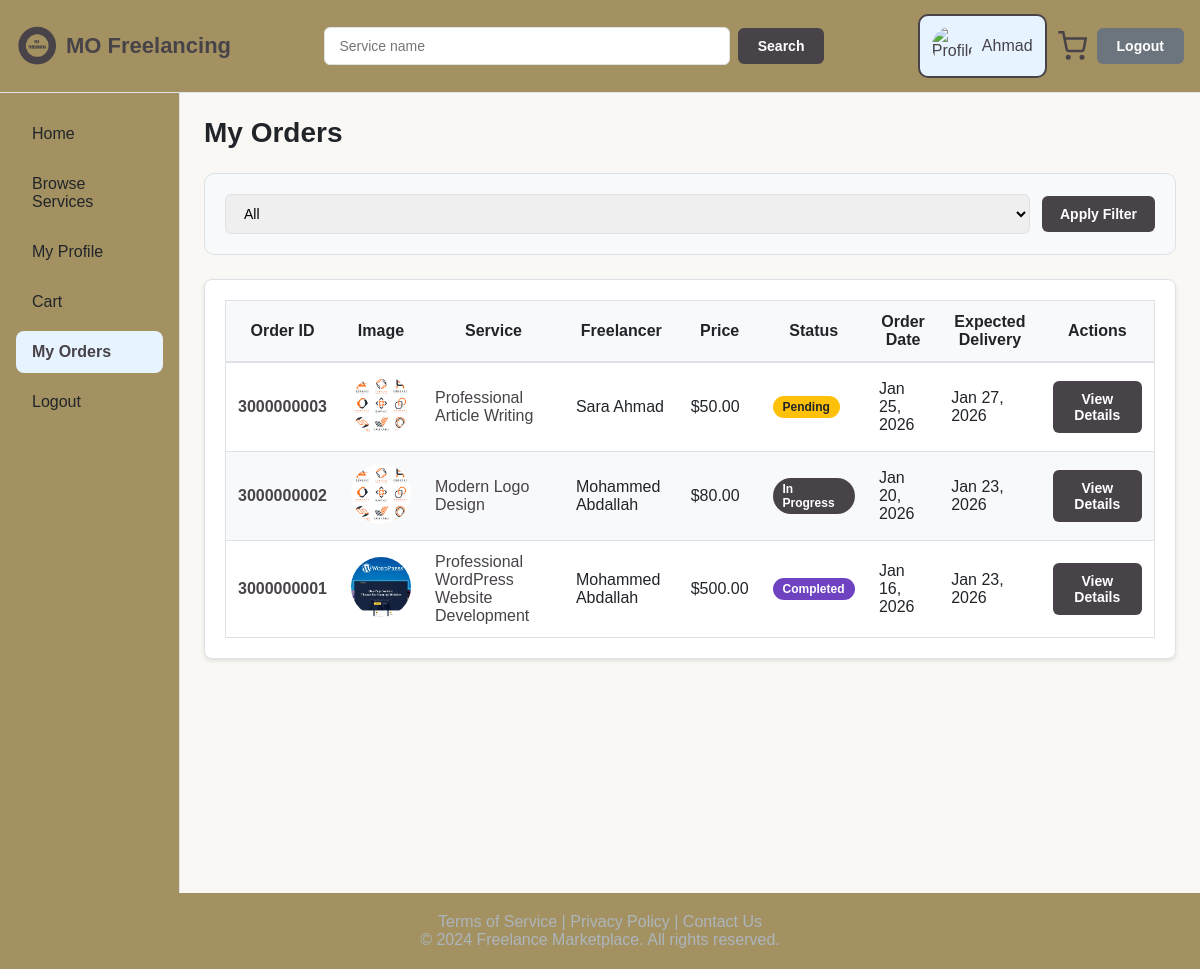
Screenshot of /orders/my_orders.php (signed in) with the database file from the repository.
### tables this page shows
CREATE TABLE orders ( 
    order_id VARCHAR(10) PRIMARY KEY, 
    client_id VARCHAR(10) NOT NULL, 
    freelancer_id VARCHAR(10) NOT NULL, 
    service_id VARCHAR(10) NOT NULL, 
    service_title VARCHAR(200) NOT NULL, 
    price DECIMAL(10,2) NOT NULL, 
    delivery_time INT NOT NULL, 
    revisions_included INT NOT NULL, 
    requirements TEXT NOT NULL, 
    deliverable_notes TEXT, 
    status ENUM('Pending', 'In Progress', 'Delivered', 'Completed', 'Revision Requested', 'Cancelled') NOT NULL DEFAULT 'Pending', 
    payment_method VARCHAR(50) NOT NULL, 
    order_date TIMESTAMP DEFAULT CURRENT_TIMESTAMP, 
    expected_delivery DATE NOT NULL, 
    completion_date TIMESTAMP NULL, 
    FOREIGN KEY (client_id) REFERENCES users(user_id) ON DELETE CASCADE, 
    FOREIGN KEY (freelancer_id) REFERENCES users(user_id) ON DELETE CASCADE, 
    FOREIGN KEY (service_id) REFERENCES services(service_id) ON DELETE RESTRICT 
);

CREATE TABLE services ( 
    service_id VARCHAR(10) PRIMARY KEY, 
    freelancer_id VARCHAR(10) NOT NULL, 
    title VARCHAR(200) NOT NULL, 
    category VARCHAR(100) NOT NULL, 
    subcategory VARCHAR(100) NOT NULL, 
    description TEXT NOT NULL, 
    price DECIMAL(10,2) NOT NULL, 
    delivery_time INT NOT NULL, 
    revisions_included INT NOT NULL, 
    image_1 VARCHAR(255) NOT NULL, 
    image_2 VARCHAR(255), 
    image_3 VARCHAR(255), 
    status ENUM('Active', 'Inactive') NOT NULL DEFAULT 'Active', 
    featured_status ENUM('Yes', 'No') NOT NULL DEFAULT 'No', 
    views INT NOT NULL DEFAULT 0,
    created_date TIMESTAMP DEFAULT CURRENT_TIMESTAMP, 
    FOREIGN KEY (freelancer_id) REFERENCES users(user_id) ON DELETE CASCADE 
);

CREATE TABLE users ( 
    user_id VARCHAR(10) PRIMARY KEY, 
    first_name VARCHAR(50) NOT NULL, 
    last_name VARCHAR(50) NOT NULL, 
    email VARCHAR(100) NOT NULL UNIQUE, 
    password VARCHAR(255) NOT NULL, 
    phone VARCHAR(10) NOT NULL, 
    country VARCHAR(50) NOT NULL, 
    city VARCHAR(50) NOT NULL, 
    bio TEXT,
    role ENUM('Client', 'Freelancer') NOT NULL, 
    status ENUM('Active', 'Inactive') NOT NULL DEFAULT 'Active', 
    profile_photo VARCHAR(255), 
    registration_date TIMESTAMP DEFAULT CURRENT_TIMESTAMP
);

### includes/functions.php (called while the page is built, shortened)
<?php
function getStatusClass($status) {
    $classes = [
        "Pending" => "status-pending",
        "In Progress" => "status-in-progress",
        "Delivered" => "status-active",
        "Completed" => "status-completed",
        "Revision Requested" => "status-pending",
        "Cancelled" => "status-cancelled",
        "Active" => "status-active",
        "Inactive" => "status-inactive"
    ];
    return $classes[$status] ?? "status-inactive";
}
function basePath($relativePath = '') {
    return dirname(__DIR__) . ($relativePath ? '/' . ltrim($relativePath, '/') : '');
}
function includeTemplate($template) {
    include basePath("includes/{$template}.php");
}
    ?>
    <?php
function formatPrice($price) {
    return '$' . number_format((float)$price, 2);
}
function formatDate($date) {
    return date("M d, Y", strtotime($date));
}
function formatFullName($firstName, $lastName) {
    return htmlspecialchars($firstName . " " . $lastName);
}
function url($path = '') {
    return BASE_URL . '/' . ltrim($path, '/');
}

### orders/my_orders.php (the view, shortened to what this page needs)
<?php
require_once dirname(__DIR__) . '/db.php.inc';
if ($_SESSION["role"] === "Client") {
    $sql = "SELECT o.*, s.image_1, u.first_name, u.last_name
            FROM orders o
            JOIN services s ON o.service_id = s.service_id
            JOIN users u ON o.freelancer_id = u.user_id
            WHERE o.client_id = :user_id";
} else {
    $sql = "SELECT o.*, s.image_1, u.first_name, u.last_name
            FROM orders o
            JOIN services s ON o.service_id = s.service_id
            JOIN users u ON o.client_id = u.user_id
            WHERE o.freelancer_id = :user_id";
}
$params = [":user_id" => $_SESSION["user_id"]];
$sql .= " ORDER BY o.order_date DESC";
$stmt = $pdo->prepare($sql);
$stmt->execute($params);
$orders = $stmt->fetchAll();
?>
      <h1><?= $_SESSION["role"] === "Client" ? "My Orders" : "Manage Orders" ?></h1>
      <div class="filter-bar">
        <form method="GET" action="" class="filter-form">
          <div class="filter-group">
            <select name="status" class="filter-select">
              <option value="">All</option>
            </select>
          </div>
          <button type="submit" class="btn btn-primary filter-button">Apply Filter</button>
        </form>
      </div>
      <?php if (count($orders) === 0): ?>
        <div class="card text-center">
          <p class="text-muted">No orders found.</p>
          <?php if ($_SESSION["role"] === "Client"): ?>
            <a href="<?= url('services/browse.php') ?>" class="btn btn-primary">Browse Services</a>
          <?php endif; ?>
        </div>
      <?php else: ?>
        <div class="card">
          <table class="table">
            <thead>
              <tr>
                <th>Order ID</th>
                <th>Image</th>
                <th>Service</th>
                <th><?= $_SESSION["role"] === "Client" ? "Freelancer" : "Client" ?></th>
                <th>Price</th>
                <th>Status</th>
                <th>Order Date</th>
                <th>Expected Delivery</th>
                <th>Actions</th>
              </tr>
            </thead>
            <tbody>
              <?php foreach ($orders as $order): ?>
                <tr>
                  <td>
                    <a href="<?= url('orders/details.php?id=' . $order["order_id"]) ?>" class="order-id-link">
                      <?= htmlspecialchars($order["order_id"]) ?>
                    </a>
                  </td>
                  <td>
                    <img src="<?= !empty($order["image_1"]) ? BASE_URL . "/" . htmlspecialchars($order["image_1"]) : DEFAULT_SERVICE_IMAGE ?>" alt="Service" class="avatar">
                  </td>
                  <td>
                    <a href="<?= url('orders/details.php?id=' . $order["order_id"]) ?>">
                      <?= htmlspecialchars($order["service_title"]) ?>
                    </a>
                  </td>
                  <td><?= formatFullName($order["first_name"], $order["last_name"]) ?></td>
                  <td><?= formatPrice($order["price"]) ?></td>
                  <td>
                    <span class="badge <?= getStatusClass($order["status"]) ?>">
                      <?= htmlspecialchars($order["status"]) ?>
                    </span>
                  </td>
                  <td><?= formatDate($order["order_date"]) ?></td>
                  <td><?= formatDate($order["expected_delivery"]) ?></td>
                  <td>
                    <a href="<?= url('orders/details.php?id=' . $order["order_id"]) ?>" class="btn btn-primary">View Details</a>
                  </td>
                </tr>
              <?php endforeach; ?>
            </tbody>
          </table>
        </div>
      <?php endif; ?>
<?php
$content = ob_get_clean();
renderPage($_SESSION["role"] === "Client" ? "My Orders" : "Manage Orders", $content, ['currentPage' => $_SERVER["REQUEST_URI"]]);

### includes/layout.php (shortened to what this page needs)
<?php
function renderPage($title, $content, $options = []) {
    ?>
    <!DOCTYPE html>
    <html lang="en">
    <head>
        <link rel="stylesheet" href="<?= CSS_URL ?>/main.css">
    </head>
    <body>
        <?php includeTemplate('header'); ?>
        <div class="page-container">
            <?php
            includeTemplate('nav');
            ?>
            <main class="main-content">
                <div class="container">
                    <?= $content ?>
                </div>
            </main>
        </div>
        <?php includeTemplate('footer'); ?>
    </body>
    </html>
    <?php
}

### includes/header.php (shortened to what this page needs)
<header class="header bg-bronze">
  <a href="<?= BASE_URL ?>/main.php" class="logo">
    <img src="<?= LOGO_IMAGE ?>" alt="MO Freelancing Logo" class="logo-img">
    MO Freelancing
  </a>
  <form class="header-search" method="GET" action="<?= BASE_URL ?>/services/browse.php">
    <input type="text" name="search" placeholder="Service name"
      value="<?= htmlspecialchars($_GET["search"] ?? "") ?>">
    <button type="submit" class="btn btn-primary">Search</button>
  </form>
  <div class="header-auth">
    <?php if (isset($_SESSION["user_id"])): ?>
      <?php
      $profileClass = $_SESSION["role"] === "Client" ? "client" : "freelancer";
      ?>
      <a href="<?= BASE_URL ?>/profile/index.php" class="profile-card <?= $profileClass ?>">
        <?php if (!empty($_SESSION["profile_photo"])): ?>
          <img src="<?= BASE_URL ?>/<?= htmlspecialchars($_SESSION["profile_photo"]) ?>" alt="Profile">
        <?php else: ?>
          <img src="<?= DEFAULT_PROFILE_IMAGE ?>" alt="Profile">
        <?php endif; ?>
        <span><?= htmlspecialchars($_SESSION["first_name"]) ?></span>
      </a>
      <?php if ($_SESSION["role"] === "Client"): ?>
        <a href="<?= BASE_URL ?>/purches/cart.php" class="cart-icon">
          <svg width="30" height="30" viewBox="0 0 24 24" fill="none" stroke="currentColor" stroke-width="2">
            <circle cx="9" cy="21" r="1"></circle>
            <circle cx="20" cy="21" r="1"></circle>
            <path d="M1 1h4l2.68 13.39a2 2 0 0 0 2 1.61h9.72a2 2 0 0 0 2-1.61L23 6H6"></path>
          </svg>
        </a>
      <?php endif; ?>
      <a class="btn btn-secondary" href="<?= BASE_URL ?>/auth/logout.php">Logout</a>
    <?php else: ?>
      <a class="btn btn-primary" href="<?= BASE_URL ?>/auth/login.php">Login</a>
      <a class="btn btn-secondary" href="<?= BASE_URL ?>/auth/signup.php">Sign up</a>
    <?php endif; ?>
  </div>
</header>

### includes/nav.php (shortened to what this page needs)
<?php
if (!isset($current_page)) {
    $current_page = $_SERVER["REQUEST_URI"] ?? "";
}
?>
<nav class="navigation bg-bronze">
  <ul>
    <li class="nav-item">
      <a class="nav-link <?= strpos($current_page, 'main.php') !== false ? 'nav-link-active' : '' ?>"
         href="<?= BASE_URL ?>/main.php">Home</a>
    </li>
    <li class="nav-item">
      <a class="nav-link <?= strpos($current_page, 'services/browse.php') !== false ? 'nav-link-active' : '' ?>"
         href="<?= BASE_URL ?>/services/browse.php">Browse Services</a>
    </li>
    <?php if (isset($_SESSION["user_id"])): ?>
      <li class="nav-item">
        <a class="nav-link <?= strpos($current_page, 'profile/index.php') !== false ? 'nav-link-active' : '' ?>"
           href="<?= BASE_URL ?>/profile/index.php">My Profile</a>
      </li>
      <?php if ($_SESSION["role"] === "Client"): ?>
        <li class="nav-item">
          <a class="nav-link <?= (strpos($current_page, 'cart.php') !== false || strpos($current_page, 'checkout.php') !== false) ? 'nav-link-active' : '' ?>"
             href="<?= BASE_URL ?>/purches/cart.php">Cart</a>
        </li>
      <?php endif; ?>
      <li class="nav-item">
        <a class="nav-link <?= strpos($current_page, 'orders/my_orders.php') !== false ? 'nav-link-active' : '' ?>"
           href="<?= BASE_URL ?>/orders/my_orders.php">
          <?= $_SESSION["role"] === "Freelancer" ? "My Orders" : "My Orders" ?>
        </a>
      </li>
      <li class="nav-item">
        <a class="nav-link" href="<?= BASE_URL ?>/auth/logout.php">Logout</a>
      </li>
    <?php endif; ?>
  </ul>
</nav>

### includes/footer.php
<footer class="footer bg-bronze">
  <div class="container footer-inner">
    <div class="footer-links-inline">
      <a href="<?= BASE_URL ?>/pages/terms.php">Terms of Service</a> |
      <a href="<?= BASE_URL ?>/pages/privacy.php">Privacy Policy</a> |
      <a href="<?= BASE_URL ?>/pages/contact.php">Contact Us</a>
    </div>
    <div class="footer-copy">
      © 2024 Freelance Marketplace. All rights reserved.
    </div>
  </div>
</footer>

### css/main.css (style rules this page uses)
* { box-sizing: border-box; }
body { margin: 0; background: #F5F1E8; color: #212529; font-family: sans-serif; }
.page-container { display: grid; grid-template-columns: 15% 85%; min-height: 100vh; }
.main-content { background: #FAF8F4; padding: 24px; }
.container { width: 100%; max-width: 1400px; margin: 0 auto; }
.header { display: flex; align-items: center; justify-content: space-between; width: 100%; border-bottom: 1px solid #DEE2E6; padding: 14px 16px; }
.logo { font-weight: 700; font-size: 22px; text-decoration: none; color: #484349; display: flex; align-items: center; gap: 10px; }
.logo-img { height: 40px; width: auto; object-fit: contain; }
.header-search { display: flex; align-items: center; gap: 8px; flex: 1; max-width: 500px; margin: 0 20px; }
.header-search input[type="text"] { flex: 1; padding: 10px 14px; border: 1px solid #DEE2E6; border-radius: 6px; font-size: 14px; }
.header-search button { cursor: pointer; }
.header-auth { display: flex; align-items: center; gap: 10px; }
.profile-card { display: flex; align-items: center; gap: 10px; text-decoration: none; padding: 10px 12px; border-radius: 10px; }
.profile-card img { width: 40px; height: 40px; border-radius: 50%; object-fit: cover; }
a { color: #484349; text-decoration: none; }
h1 { font-size: 28px; font-weight: 700; color: #212529; margin: 0 0 24px 0; }
.profile-card.client { border: 2px solid #484349; background: #E7F3FF; }
.cart-icon { position: relative; width: 30px; height: 30px; display: inline-block; text-decoration: none; }
.navigation { padding: 20px 16px; border-right: 1px solid #DEE2E6; }
.navigation ul { list-style: none; margin: 0; padding: 0; }
.nav-item { margin-bottom: 8px; }
.nav-link { display: block; padding: 12px 16px; text-decoration: none; color: #212529; border-radius: 8px; }
.nav-link-active { font-weight: 700; background: #E7F3FF; color: #484349; text-decoration: none; border-radius: 8px; }
.footer { width: 100%; padding: 20px 16px; text-align: center; color: #ADB5BD; }
.footer a { color: #ADB5BD; text-decoration: none; }
.btn { display: inline-block; padding: 10px 20px; border: none; border-radius: 6px; font-size: 14px; font-weight: 600; cursor: pointer; text-decoration: none; text-align: center; }
.btn-primary { background: #484349; color: #FFFFFF; }
.btn-secondary { background: #6C757D; color: #FFFFFF; }
.card { background: #FFFFFF; border: 1px solid #DEE2E6; border-radius: 8px; padding: 20px; box-shadow: 0 2px 4px rgba(0,0,0,0.1); }
.table { width: 100%; border: 1px solid #DEE2E6; border-collapse: collapse; }
.table thead th { position: sticky; top: 0; background: #F8F9FA; color: #212529; text-align: center; padding: 12px; font-weight: 600; border-bottom: 2px solid #DEE2E6; z-index: 1; }
.table td { padding: 12px; border-bottom: 1px solid #DEE2E6; }
.table tbody tr:nth-child(odd) { background: #FFFFFF; }
.table tbody tr:nth-child(even) { background: #F8F9FA; }
.table a { text-decoration: none; }
.badge { display: inline-block; padding: 4px 10px; border-radius: 999px; font-size: 12px; font-weight: 600; }
.status-pending { background: #FFC107; color: #212529; }
.status-completed { background: #6F42C1; color: #FFFFFF; }
.status-in-progress { background: #484349; color: #FFFFFF; }
.avatar { width: 60px; height: 60px; border-radius: 50%; object-fit: cover; }
.filter-bar { background: #F8F9FA; border: 1px solid #DEE2E6; border-radius: 10px; padding: 20px; margin-bottom: 24px; }
.filter-form { display: flex; flex-wrap: wrap; gap: 12px; align-items: center; }
.filter-group { flex: 1; min-width: 150px; }
.filter-input, .filter-select { width: 100%; padding: 10px 14px; border: 1px solid #DEE2E6; border-radius: 6px; font-size: 14px; }
.filter-button { padding: 10px 18px; border: none; border-radius: 6px; cursor: pointer; }
.bg-bronze { background: #A39161; }
.order-id-link { font-weight: 600; color: #484349; text-decoration: none; }

### rows the page displays
orders: order_id "3000000003", service.image_1 (picture), service_title "Professional Article Writing", freelancer.last_name "Sara Ahmad", price "$50.00", status "Pending", order_date "Jan 25, 2026", expected_delivery "Jan 27, 2026"
orders: order_id "3000000002", service.image_1 (picture), service_title "Modern Logo Design", freelancer.last_name "Mohammed Abdallah", price "$80.00", status "In Progress", order_date "Jan 20, 2026", expected_delivery "Jan 23, 2026"
orders: order_id "3000000001", service.image_1 (picture), service_title "Professional WordPress Website Development", freelancer.last_name "Mohammed Abdallah", price "$500.00", status "Completed", order_date "Jan 16, 2026", expected_delivery "Jan 23, 2026"

### other values shown
$_SESSION["first_name"] "Ahmad"
